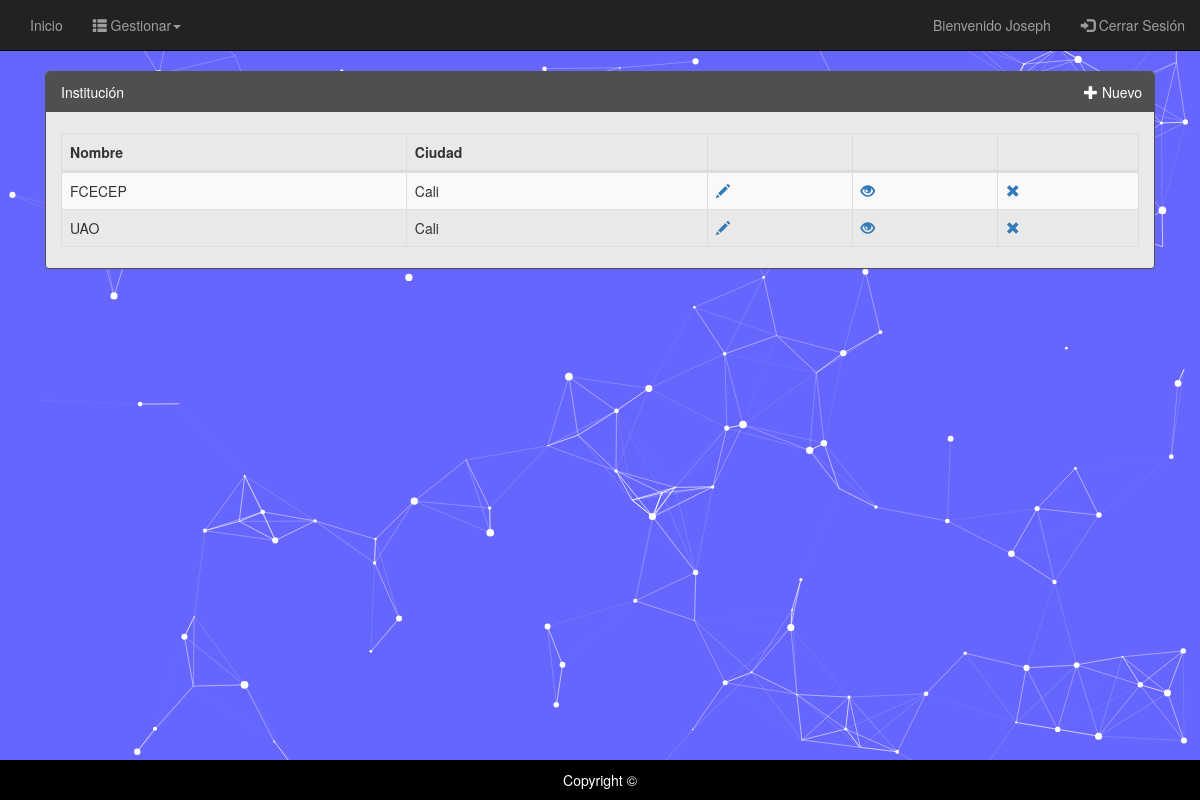
Screenshot of /Institucion/Principal/principal (signed in) with the database file from the repository.
### tables this page shows
CREATE TABLE `instituto` (
  `id_instituto` int(11) NOT NULL,
  `nom_instituto` varchar(30) NOT NULL,
  `id_ciudad` int(11) NOT NULL,
  `dir_instituto` varchar(30) NOT NULL,
  `barrio_instituto` varchar(50) NOT NULL,
  `tel_instituto` int(10) NOT NULL
);

CREATE TABLE `ciudad` (
  `id_ciudad` int(11) NOT NULL,
  `des_ciudad` varchar(30) NOT NULL,
  `id_pais` int(11) NOT NULL
);

### Library/Views.php (called while the page is built, shortened)
<?php
	class Views
	{
		function render($site, $controller, $view, $array)
		{
			$controllers = get_class($controller);
			require VIEWS.DFT."head.php";
			require VIEWS. $site . '/' . $controllers.'/'.$view.'.php';
			require VIEWS.DFT."footer.php";
		}
	}
?>

### Library/QueryManager.php (called while the page is built, shortened)
<?php
class QueryManager
{
    private $link;
    function __construct($HOST, $USER, $PASS, $NAME)
    {
        $this->link = new mysqli($HOST, $USER, $PASS, $NAME);
    }
    function selectIns_Ciu($attr, $table, $table1){
        $query  = "SELECT " . $attr .
                " FROM " . $table . " AS A
                INNER JOIN " . $table1 . " AS B
                ON A.id_ciudad = B.id_ciudad;";
        $result = $this->link->query($query);
        if ($result->num_rows > 0) {
            while ($row = $result->fetch_assoc()) {
                $response[] = $row;
            }
            return $response;
        }
    }
}

### Models/Principal_model.php (called while the page is built, shortened)
<?php
class Principal_model extends Conexion
{
	function getDataIns_Ciu($columns, $table, $table1){
		return $this->db->selectIns_Ciu($columns, $table, $table1);
	}
}
?>

### Views/Institucion/Principal/principal.php (the view, shortened to what this page needs)
<div class="panel-group col-sm-12">
    <div class="pull-right" style="padding-top: 4px;">
        <a href="<?php echo URL."Institucion/Create/create"; ?>" class="btn" role="button"><span class="glyphicon glyphicon-plus"></span> Nuevo</a>
    </div>
    <div class="panel panel-primary" style="background-color: #EAE9E9;">
        <div class="panel-heading">
            Institución
        </div>
        <div class="panel-body">
            <div class="table-responsive">
                <table id="tabla" class="table table-striped table-bordered table-hover" cellspacing="0" width="100%">
                    <thead>
                        <tr>
                            <th>Nombre</th>
                            <th>Ciudad</th>
                            <th>&nbsp;</th>
                            <th>&nbsp;</th>
                            <th>&nbsp;</th>
                        </tr>
                    </thead>
                    <tbody>
                    <?php foreach ($array as $key => $value){ ?>
                            <tr>
                                <td><?php echo $value["nom_instituto"]; ?></td>
                                <td><?php echo $value["des_ciudad"]; ?></td>
                                <td>
                                	<a href="<?php echo URL.'Institucion/Edit/edit/'. $value["id_instituto"] ?>" class="glyphicon glyphicon-pencil"></a>
                                </td>
                                <td>
                                	<a href="<?php echo URL.'Institucion/Details/details/'. $value["id_instituto"] ?>" class="glyphicon glyphicon-eye-open"></a>
                                </td>
                                <td>
                                	<a href="<?php echo URL.'Institucion/Delete/delete/'. $value["id_instituto"] ?>" class="glyphicon glyphicon-remove"></a>
                                </td>
                            </tr>
                    <?php } ?>
                    </tbody>
                </table>
            </div>
        </div>
    </div>
</div>

### Views/Default/Css/Style.css (style rules this page uses)
body { background: #6666ff; }
.btn { background: #4F4F4F; color: #fff; border-color: #4F4F4F; }
.panel-group > .panel-primary { border-color: #4F4F4F; }
.panel-primary > .panel-heading { background-color: #4F4F4F; border-color: #4F4F4F; }

### Views/Default/footer.php (style rules this page uses)
html { position: relative; min-height: 100%; }
body { margin: 0 0 65px; }

### rows the page displays
instituto: nom_instituto "FCECEP", id_ciudad.des_ciudad "Cali"
instituto: nom_instituto "UAO", id_ciudad.des_ciudad "Cali"

### other values shown
$userName["nom_persona"] "Joseph"
